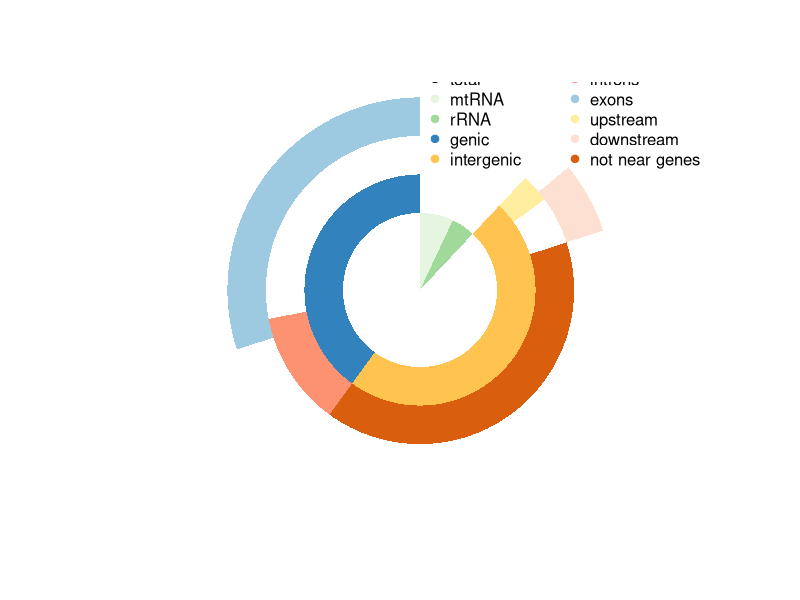

The R script that drew this image:
####11.Vennpie plots
library(plotrix)
#The vennpie plot is the combination of a venn diagram and a pie chart.
#11.1.data input (number of reads mapped to each category)
total=100
rRNA=5
mtRNA=7
intergenic=48 
introns=12
exons=30
upstream=3
downstream=6
not_near_genes=40

rest=total-rRNA-mtRNA
genic=rest-intergenic
introns_and_exons=introns+exons-genic


#11.2 draw the plot
#install.packages("plotrix")
library(plotrix)


#pdf("11.Customized_vennpieplot.pdf", height=8, width=6)
# parameter for pie chart
iniR=0.2 # initial radius
colors=list(NO='white',total='black',mtRNA='#e5f5e0',rRNA='#a1d99b',
            genic='#3182bd',intergenic='#fec44f',introns='#fc9272',
            exons='#9ecae1',upstream='#ffeda0',downstream='#fee0d2',
            not_near_genes='#d95f0e')

# from outer circle to inner circle
#0 circle: blank
pie(1, radius=iniR, init.angle=90, col=c('white'), border = NA, labels='')
#4 circle: show genic:exons and intergenic:downstream
floating.pie(0,0,
             c(exons, genic-exons+not_near_genes, downstream, mtRNA+rRNA+intergenic-not_near_genes-downstream),
             radius=5*iniR, 
             startpos=pi/2, 
             col=as.character(colors[c('exons','NO','downstream','NO')]),
             border=NA)
#3 circle: show genic:introns and intergenic:not_near_genes | upstream
floating.pie(0,0,
             c(genic-introns, introns, not_near_genes, intergenic-upstream-not_near_genes, upstream, mtRNA+rRNA),
             radius=4*iniR,
             startpos=pi/2, 
             col=as.character(colors[c('NO','introns','not_near_genes','NO','upstream','NO')]),
             border=NA)
#2 circle: divide the rest into genic and intergenic
floating.pie(0,0,
             c(genic, intergenic, mtRNA+rRNA),
             radius=3*iniR, 
             startpos=pi/2, 
             col=as.character(colors[c('genic','intergenic','NO')]),
             border=NA)
#1 circle: for rRNA+mtRNA+rest
floating.pie(0,0, 
             c(rest, rRNA,mtRNA), 
             radius=2*iniR, 
             startpos=pi/2, 
             col=as.character(colors[c('NO','rRNA','mtRNA')]), 
             border = NA)
legend(0, 6*iniR, gsub("_"," ",names(colors)[-1]), 
       col=as.character(colors[-1]), 
       pch=19, bty='n', ncol=2)
#dev.off()
## or, in one column with reads count and %
#names=gsub("_"," ",names(colors)[-1])
#values = sapply(names(colors)[-1], get)
#percent=format(100*values/total, digits=2, trim=T)
#values = format(values, big.mark=",", scientific=FALSE, trim=T)
#cl=as.character(colors[-1])
#pchs=rep(19, length(cl)); pchs[1]=1;
#legend(0, 5*iniR, paste(names," (",values,", ", percent,"%)", sep=""), 
#       col=cl, pch=pchs,bty='n', ncol=1, cex=0.6)

